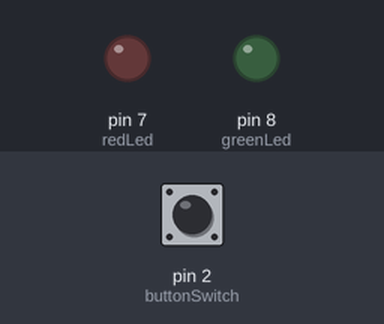
Simulated run of this sketch. Board: Arduino Uno, built with avr-gcc and run on an emulated ATmega328P. Parts: output pins drawn as LEDs (lit = HIGH). The inputs (shaded band) are chosen by the test bench; at power-on: pin 2 (buttonSwitch) LOW.

Above: at 1.2 s.
1.3 s: pin 2 (buttonSwitch) pulled HIGH for 1 s
At 3.3 s:
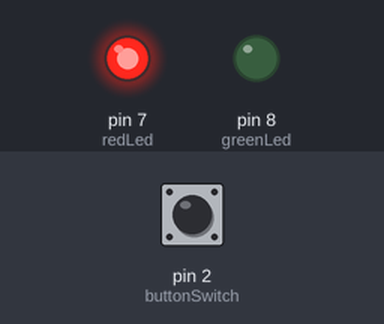
4.0 s: pin 2 (buttonSwitch) pulled HIGH for 0.15 s
At 4.7 s:
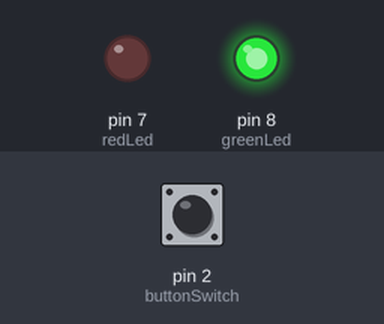
5.8 s: pin 2 (buttonSwitch) pulled HIGH for 3.2 s
At 30.3 s:
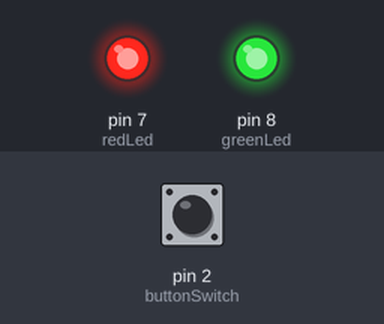
Timing chart, 0 to 32.5 s (numbered marks = the images above; inputs shaded):
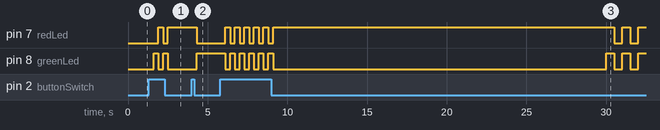

The sketch:

codingDojuino.ino
```cpp
#include "Timer.h"

const int redLed = 7;
const int greenLed = 8;
const int buttonSwitch = 2;

int colorState = 0;
int buttonState = 0;

Timer t;

void setup() {
    pinMode(redLed, OUTPUT);
    pinMode(greenLed, OUTPUT);
    pinMode(buttonSwitch, INPUT);

    t.every(30000, timeEnded);  //1000 = 1 second
}

void loop() {
    t.update();
    while(buttonState = digitalRead(buttonSwitch)){
        delay(300);
        if(buttonState == HIGH){
            if(colorState == 0){
                colorState = 1;
            }else{
                colorState = 0;
            }
        }

        if(colorState == 1){
            digitalWrite(redLed, LOW);
            digitalWrite(greenLed, HIGH);

        }else{
            digitalWrite(redLed, HIGH);
            digitalWrite(greenLed, LOW);

        }
    }
}

void timeEnded(){
    while(true){
        digitalWrite(greenLed, HIGH);
        digitalWrite(redLed, HIGH);
        delay(500);
        digitalWrite(greenLed, LOW);
        digitalWrite(redLed, LOW);
        delay(500);
    }
}
```

Event.cpp
```cpp
// (licence header left out)
/*  * * * * * * * * * * * * * * * * * * * * * * * * * * *
 Code by Simon Monk
 http://www.simonmonk.org
* * * * * * * * * * * * * * * * * * * * * * * * * * * * */

// For Arduino 1.0 and earlier
#if defined(ARDUINO) && ARDUINO >= 100
#include "Arduino.h"
#else
#include "WProgram.h"
#endif

#include "Event.h"

Event::Event(void)
{
	eventType = EVENT_NONE;
}

void Event::update(void)
{
	unsigned long now = millis();
	if (now - lastEventTime >= period)
	{
		switch (eventType)
		{
			case EVENT_EVERY:
				(*callback)();
				break;

			case EVENT_OSCILLATE:
				pinState = ! pinState;
				digitalWrite(pin, pinState);
				break;
		}
		lastEventTime = now;
		count++;
	}
	if (repeatCount > -1 && count >= repeatCount)
	{
		eventType = EVENT_NONE;
	}
}
```

Event.h
```cpp
// (licence header left out)
/*  * * * * * * * * * * * * * * * * * * * * * * * * * * *
 Code by Simon Monk
 http://www.simonmonk.org
* * * * * * * * * * * * * * * * * * * * * * * * * * * * */

#ifndef Event_h
#define Event_h

#include <inttypes.h>

#define EVENT_NONE 0
#define EVENT_EVERY 1
#define EVENT_OSCILLATE 2

class Event
{

public:
  Event(void);
  void update(void);
  int8_t eventType;
  unsigned long period;
  int repeatCount;
  uint8_t pin;
  uint8_t pinState;
  void (*callback)(void);
  unsigned long lastEventTime;
  int count;
};

#endif
```

Timer.cpp
```cpp
// (licence header left out)
/*  * * * * * * * * * * * * * * * * * * * * * * * * * * *
 Code by Simon Monk
 http://www.simonmonk.org
* * * * * * * * * * * * * * * * * * * * * * * * * * * * */

// For Arduino 1.0 and earlier
#if defined(ARDUINO) && ARDUINO >= 100
#include "Arduino.h"
#else
#include "WProgram.h"
#endif

#include "Timer.h"

Timer::Timer(void)
{
}

int8_t Timer::every(unsigned long period, void (*callback)(), int repeatCount)
{
	int8_t i = findFreeEventIndex();
	if (i == -1) return -1;

	_events[i].eventType = EVENT_EVERY;
	_events[i].period = period;
	_events[i].repeatCount = repeatCount;
	_events[i].callback = callback;
	_events[i].lastEventTime = millis();
	_events[i].count = 0;
	return i;
}

int8_t Timer::every(unsigned long period, void (*callback)())
{
	return every(period, callback, -1); // - means forever
}

int8_t Timer::after(unsigned long period, void (*callback)())
{
	return every(period, callback, 1);
}

int8_t Timer::oscillate(uint8_t pin, unsigned long period, uint8_t startingValue, int repeatCount)
{
	int8_t i = findFreeEventIndex();
	if (i == -1) return -1;

	_events[i].eventType = EVENT_OSCILLATE;
	_events[i].pin = pin;
	_events[i].period = period;
	_events[i].pinState = startingValue;
	digitalWrite(pin, startingValue);
	_events[i].repeatCount = repeatCount * 2; // full cycles not transitions
	_events[i].lastEventTime = millis();
	_events[i].count = 0;
	return i;
}

int8_t Timer::oscillate(uint8_t pin, unsigned long period, uint8_t startingValue)
{
	return oscillate(pin, period, startingValue, -1); // forever
}

int8_t Timer::pulse(uint8_t pin, unsigned long period, uint8_t startingValue)
{
	return oscillate(pin, period, startingValue, 1); // once
}

void Timer::stop(int8_t id)
{
	_events[id].eventType = EVENT_NONE;
}

void Timer::update(void)
{
	for (int8_t i = 0; i < MAX_NUMBER_OF_EVENTS; i++)
	{
		if (_events[i].eventType != EVENT_NONE)
		{
			_events[i].update();
		}
	}
}

int8_t Timer::findFreeEventIndex(void)
{
	for (int8_t i = 0; i < MAX_NUMBER_OF_EVENTS; i++)
	{
		if (_events[i].eventType == EVENT_NONE)
		{
			return i;
		}
	}
	return -1;
}
```

Timer.h
```cpp
// (licence header left out)
/*  * * * * * * * * * * * * * * * * * * * * * * * * * * *
 Code by Simon Monk
 http://www.simonmonk.org
* * * * * * * * * * * * * * * * * * * * * * * * * * * * */

#ifndef Timer_h
#define Timer_h

#include <inttypes.h>
#include "Event.h"

#define MAX_NUMBER_OF_EVENTS 10

class Timer
{

public:
  Timer(void);

  int8_t every(unsigned long period, void (*callback)(void));
  int8_t every(unsigned long period, void (*callback)(void), int repeatCount);
  int8_t after(unsigned long duration, void (*callback)(void));
  int8_t oscillate(uint8_t pin, unsigned long period, uint8_t startingValue);
  int8_t oscillate(uint8_t pin, unsigned long period, uint8_t startingValue, int repeatCount);
  int8_t pulse(uint8_t pin, unsigned long period, uint8_t startingValue);
  void stop(int8_t id);
  void update(void);

protected:
  Event _events[MAX_NUMBER_OF_EVENTS];
  int8_t findFreeEventIndex(void);

};

#endif
```

Measured:
- after the input at 1.3 s, pin 7 (redLed): LOW → HIGH after 0.60 s, → LOW 0.30 s later, → HIGH 0.30 s later; pin 8 (greenLed): alternates HIGH for 0.30 s and LOW for 0.30 s, 4 changes in all, then stays LOW, starting after 0.30 s
- after the input at 4.0 s, pin 7 (redLed): HIGH → LOW after 0.30 s; pin 8 (greenLed): LOW → HIGH after 0.30 s
